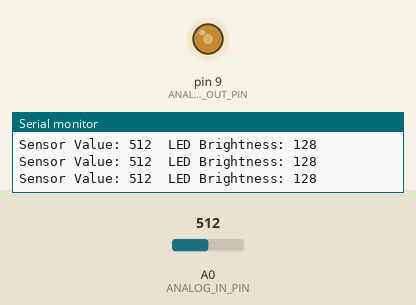
Recording of a sketch running on a simulated Arduino Uno, built with avr-gcc and run on an emulated ATmega328P. On the bench: output pins drawn as LEDs (lit = HIGH), the last lines printed to the serial monitor. The test bench sets the inputs (shaded band); at power-on: A0 (ANALOG_IN_PIN) = 512.

Above: at 2.2 s.
2.3 s: A0 (ANALOG_IN_PIN) set to 417
At 3.0 s:
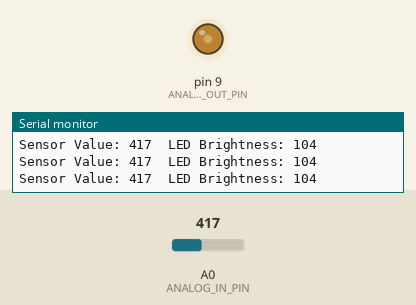
3.8 s: A0 (ANALOG_IN_PIN) set to 390
At 4.4 s:
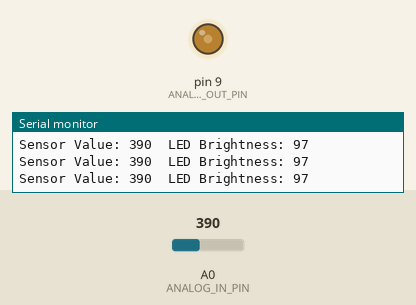
5.3 s: A0 (ANALOG_IN_PIN) set to 122
At 5.7 s:
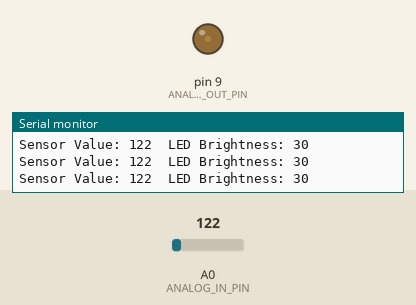
6.8 s: A0 (ANALOG_IN_PIN) set to 716
At 8.0 s:
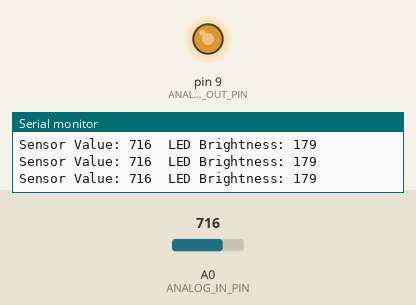
8.3 s: A0 (ANALOG_IN_PIN) set to 985
At 9.5 s:
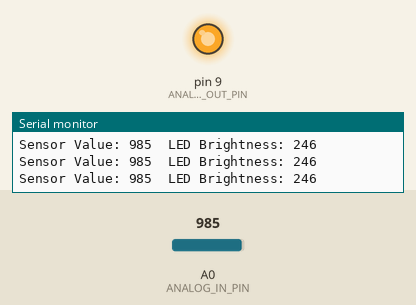
9.8 s: A0 (ANALOG_IN_PIN) set to 1010
At 10.9 s:
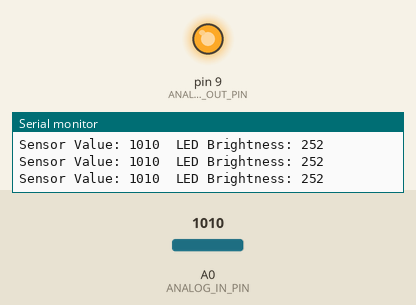
Timing chart, 0 to 12.3 s (numbered marks = the images above; inputs shaded):
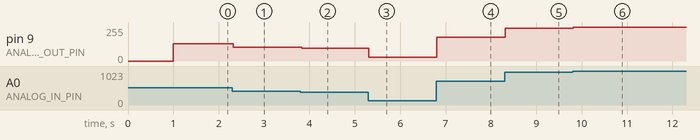

Measured:
- after the input at 2.3 s, pin 9 (ANALOG_OUT_PIN): 128/255 → 104/255 at once
- after the input at 3.8 s, pin 9 (ANALOG_OUT_PIN): 104/255 → 97/255 at once
- after the input at 5.3 s, pin 9 (ANALOG_OUT_PIN): 97/255 → 30/255 at once
- after the input at 6.8 s, pin 9 (ANALOG_OUT_PIN): 30/255 → 179/255 at once
- after the input at 8.3 s, pin 9 (ANALOG_OUT_PIN): 179/255 → 246/255 at once
- after the input at 9.8 s, pin 9 (ANALOG_OUT_PIN): 246/255 → 252/255 at once

The sketch:

lab-code-template_NEW_.ino
```cpp
// pre-processor directives: none
// pin name definitions
#define ANALOG_IN_PIN A0
#define ANALOG_OUT_PIN 9

// class declarations: none
// global variables:
int sensorValue;
int brightness = 0;  // LED brightness value
int fadeAmount = 5;  // how many points to fade the LED

void setup() {
  // configure HIGH SPEED data communication
  Serial.begin(115200);
  // code that runs only once
  Serial.println("Analog Input and Output Test Program");
  delay(1000);
  // initialize analog output pin as output
  pinMode(ANALOG_OUT_PIN, OUTPUT);
}

void loop() {
  // read analog input
  sensorValue = analogRead(ANALOG_IN_PIN);

  // set the brightness of LED:
  brightness = sensorValue / 4;
  //(brightness = sensorValue >> 2).
  // data communication

  // print sensor Value and brightness value in Serial Monitor
  Serial.print("Sensor Value: ");
  Serial.print(sensorValue);
  Serial.print("\tLED Brightness: ");
  Serial.println(brightness);

  // set the brightness of LED:
  analogWrite(ANALOG_OUT_PIN, brightness);

  // data processing
  // change the brightness for next time through the loop:
  //brightness = brightness + fadeAmount;


  // reverse the direction of the fading at the ends of the fade:
  //if (brightness <= 0 || brightness >= 255) {
   // fadeAmount = -fadeAmount;
  //}
  // wait for 30 milliseconds to see the dimming effect

  delay(30);
}
```
